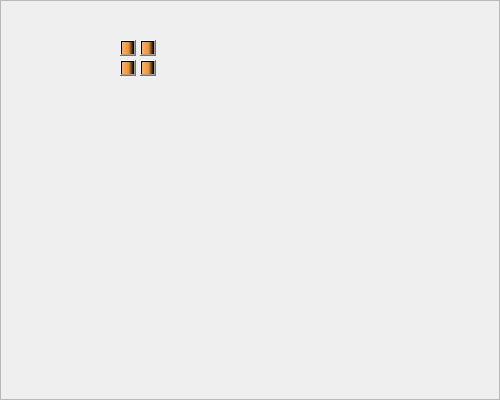
<?xml version="1.0" encoding="UTF-8"?>
<ui version="4.0">
 <class>f2_part3</class>
 <widget class="QWidget" name="f2_part3">
  <property name="geometry">
   <rect>
    <x>0</x>
    <y>0</y>
    <width>500</width>
    <height>400</height>
   </rect>
  </property>
  <property name="windowTitle">
   <string>Form</string>
  </property>
  <widget class="QFrame" name="frame">
   <property name="geometry">
    <rect>
     <x>0</x>
     <y>0</y>
     <width>500</width>
     <height>400</height>
    </rect>
   </property>
   <property name="styleSheet">
    <string notr="true">QFrame#frame{
	border-image: url(:/new/seat/part3.jpg);
}</string>
   </property>
   <property name="frameShape">
    <enum>QFrame::StyledPanel</enum>
   </property>
   <property name="frameShadow">
    <enum>QFrame::Raised</enum>
   </property>
   <widget class="QPushButton" name="pushButton">
    <property name="geometry">
     <rect>
      <x>120</x>
      <y>40</y>
      <width>16</width>
      <height>16</height>
     </rect>
    </property>
    <property name="styleSheet">
     <string notr="true">background-color:qlineargradient(spread:pad, x1:0, y1:0, x2:1, y2:0, stop:0 rgba(255, 178, 102, 255), stop:0.55 rgba(235, 148, 61, 255), stop:0.98 rgba(0, 0, 0, 255), stop:1 rgba(0, 0, 0, 0));</string>
    </property>
    <property name="text">
     <string/>
    </property>
   </widget>
   <widget class="QPushButton" name="pushButton_2">
    <property name="geometry">
     <rect>
      <x>140</x>
      <y>40</y>
      <width>16</width>
      <height>16</height>
     </rect>
    </property>
    <property name="styleSheet">
     <string notr="true">background-color:qlineargradient(spread:pad, x1:0, y1:0, x2:1, y2:0, stop:0 rgba(255, 178, 102, 255), stop:0.55 rgba(235, 148, 61, 255), stop:0.98 rgba(0, 0, 0, 255), stop:1 rgba(0, 0, 0, 0));</string>
    </property>
    <property name="text">
     <string/>
    </property>
   </widget>
   <widget class="QPushButton" name="pushButton_3">
    <property name="geometry">
     <rect>
      <x>120</x>
      <y>60</y>
      <width>16</width>
      <height>16</height>
     </rect>
    </property>
    <property name="styleSheet">
     <string notr="true">background-color:qlineargradient(spread:pad, x1:0, y1:0, x2:1, y2:0, stop:0 rgba(255, 178, 102, 255), stop:0.55 rgba(235, 148, 61, 255), stop:0.98 rgba(0, 0, 0, 255), stop:1 rgba(0, 0, 0, 0));</string>
    </property>
    <property name="text">
     <string/>
    </property>
   </widget>
   <widget class="QPushButton" name="pushButton_4">
    <property name="geometry">
     <rect>
      <x>140</x>
      <y>60</y>
      <width>16</width>
      <height>16</height>
     </rect>
    </property>
    <property name="styleSheet">
     <string notr="true">background-color:qlineargradient(spread:pad, x1:0, y1:0, x2:1, y2:0, stop:0 rgba(255, 178, 102, 255), stop:0.55 rgba(235, 148, 61, 255), stop:0.98 rgba(0, 0, 0, 255), stop:1 rgba(0, 0, 0, 0));</string>
    </property>
    <property name="text">
     <string/>
    </property>
   </widget>
  </widget>
 </widget>
 <resources/>
 <connections/>
</ui>
